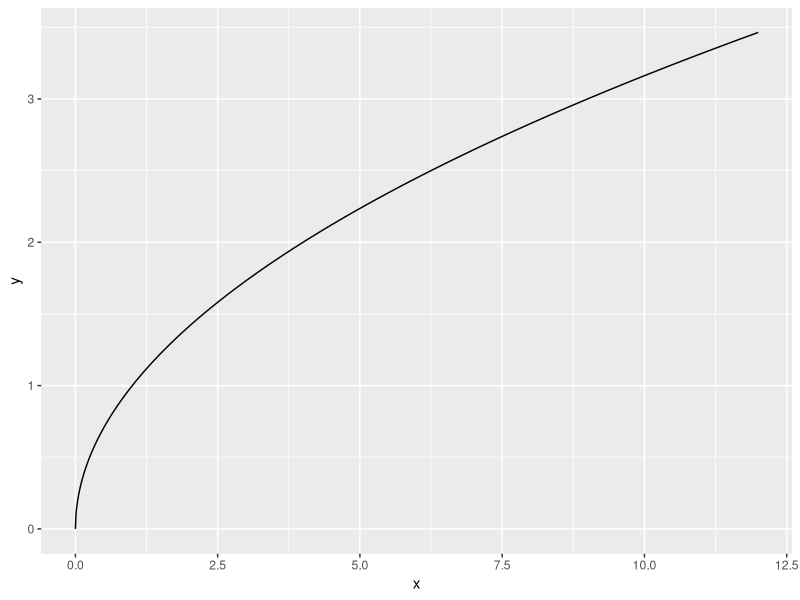

Source code (R): (Note: this script raises an error after producing the figure.)
library(ggplot2)

dir = 'img/'

x = seq(0,12,0.01)
y = sqrt(x)
png(paste(dir, 'square_root_function.png'), width=500, height=300)
ggplot(data.frame(x=x, y=y), aes(x=x, y=y)) + geom_line()
dev.off()

x = seq(-2,2,0.01)
y1 = 2^x
y2 = 0.5^x
df = data.frame(x=x,y1=y1,y2=y2)
names(df)[[2]] = 'a = 2'
names(df)[[3]] = 'a = 0.5'
df.m = melt(df, id.vars=c('x'))
names(df.m)[[2]] = 'Funktsioon'
names(df.m)[[3]] = 'y'
png(paste(dir, 'exponent_function.png'), width=500, height=500)
ggplot(df.m, aes(x=x, y=y)) + geom_line(aes(group=Funktsioon, color=Funktsioon))
dev.off()

x = seq(0,500,0.1)
y = log(x)
png(paste(dir, 'logarithm_function.png'), width=500, height=300)
ggplot(data.frame(x=x, y=y), aes(x=x, y=y)) + geom_line()
dev.off()

x = seq(-2*pi, 2*pi, 0.1)
y = sin(x)
png(paste(dir, 'sin_function.png'), width=500, height=300)
ggplot(data.frame(x=x, y=y), aes(x=x, y=y)) + geom_line()
dev.off()

x = seq(-2*pi, 2*pi, 0.1)
y = cos(x)
png(paste(dir, 'cos_function.png'), width=500, height=300)
ggplot(data.frame(x=x, y=y), aes(x=x, y=y)) + geom_line()
dev.off()

x = seq(-pi*1.5, pi*1.5, 0.0001)
y = tan(x)
png(paste(dir, 'tan_function.png'), width=500, height=300)
ggplot(data.frame(x=x, y=y), aes(x=x, y=y)) + geom_line() + ylim(-5, 5)
dev.off()

